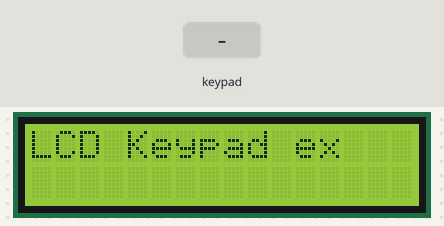
This sketch was run on a simulated Arduino Uno, built with avr-gcc and run on an emulated ATmega328P. On the bench: 16×2 character LCD. Wiring (inferred from the names in the program): 4×4 keypad with keys 1 2 3 A 4 5 6 B 7 8 9 C * 0 # D (labels assumed): rows pin 13, pin 12, pin 11, pin 10; columns pin 9, pin 8, pin 7, pin 6. The inputs (shaded band) are chosen by the test bench.

Above: at 1.2 s.
1.3 s: keypad keys 1 2 # pressed 0.4 s apart
At 3.3 s:
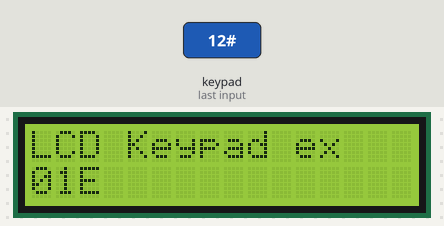
4.0 s: key '9' pressed
At 4.8 s:
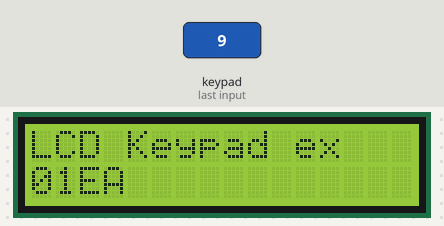
5.5 s: key 'C' pressed
At 5.9 s:
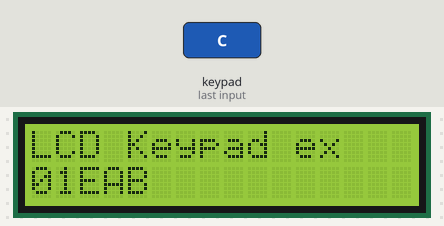
7.0 s: keypad keys 1 2 * pressed 0.4 s apart
At 8.8 s:
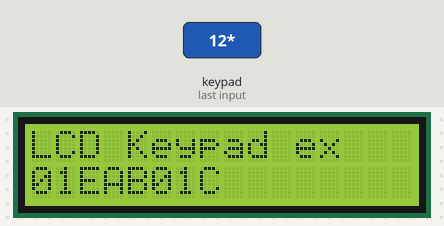
9.7 s: key '*' pressed
At 10.3 s:
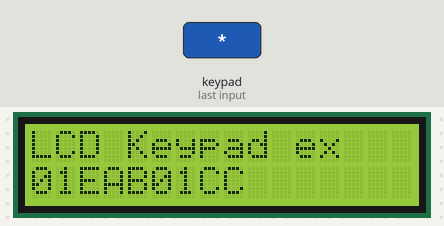
11.2 s: keypad keys 1 2 D pressed 0.4 s apart
At 13.2 s:
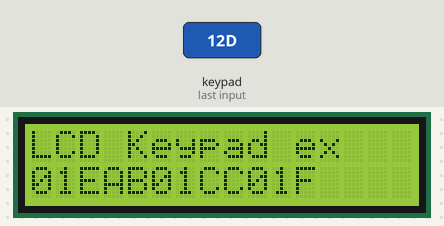
Timing chart, 0 to 14.7 s (numbered marks = the images above; inputs shaded):
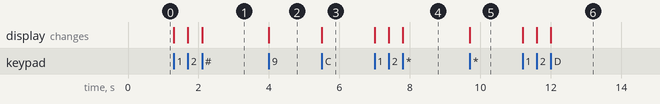

The sketch:

LCDKeypad.ino
```cpp
#include<LiquidCrystal.h>

int rs=5 , e=3, d4=2,d5=16, d6=15,d7=14;
LiquidCrystal lcd(rs, e, d4,d5,d6,d7);
int r1=13, r2=12, r3=11, r4=10 ;
int c1=9, c2=8, c3=7 ,c4=6 ;
/*
 * 0 1 2 3
 * 4 5 6 7
 * 8 9 A B
 * C D E F
 */

void setup()
{ lcd.begin(16,2); lcd.print("LCD Keypad ex" ) ;
  // all rows as OUTPUT, columns as INPUT, make all Columns HIGH
  pinMode(r1,OUTPUT);  pinMode(r2,OUTPUT);  pinMode(r3,OUTPUT);   pinMode(r4,OUTPUT);
  pinMode(c1,INPUT);   pinMode(c2,INPUT);   pinMode(c3,INPUT);    pinMode(c4,INPUT);
  digitalWrite(c1,HIGH);  digitalWrite(c2,HIGH);  digitalWrite(c3,HIGH);  digitalWrite(c4,HIGH);
  lcd.setCursor(0,1);
}

void loop(){
  //make ROW1 as LOW, rest all rows HIGH and check all the corresponding columns
  digitalWrite(r1,LOW);   digitalWrite(r2,HIGH);  digitalWrite(r3,HIGH); digitalWrite(r4,HIGH);
  if(digitalRead(c1)==LOW){ lcd.print("0"); delay(300);   }
  if(digitalRead(c2)==LOW){ lcd.print("1"); delay(300);   }
  if(digitalRead(c3)==LOW){ lcd.print("2"); delay(300);  }
  if(digitalRead(c4)==LOW){ lcd.print("3"); delay(300);  }

//make ROW2 as LOW, rest all rows HIGH and check all the corresponding columns
  digitalWrite(r1,HIGH);   digitalWrite(r2,LOW);  digitalWrite(r3,HIGH); digitalWrite(r4,HIGH);
  if(digitalRead(c1)==LOW){ lcd.print("4");  delay(300);  }
  if(digitalRead(c2)==LOW){ lcd.print("5");  delay(300);  }
  if(digitalRead(c3)==LOW){ lcd.print("6");  delay(300);  }
  if(digitalRead(c4)==LOW){ lcd.print("7");  delay(300);  }

//make ROW3 as LOW, rest all rows HIGH and check all the corresponding columns
 digitalWrite(r1,HIGH);   digitalWrite(r2,HIGH);  digitalWrite(r3,LOW); digitalWrite(r4,HIGH);
  if(digitalRead(c1)==LOW){ lcd.print("8"); delay(300);  }
  if(digitalRead(c2)==LOW){ lcd.print("9"); delay(300);  }
  if(digitalRead(c3)==LOW){ lcd.print("A"); delay(300);  }
  if(digitalRead(c4)==LOW){ lcd.print("B"); delay(300);  }

  //make ROW4 as LOW, rest all rows HIGH and check all the corresponding columns
 digitalWrite(r1,HIGH);   digitalWrite(r2,HIGH);  digitalWrite(r3,HIGH); digitalWrite(r4,LOW);
  if(digitalRead(c1)==LOW){ lcd.print("C"); delay(300);  }
  if(digitalRead(c2)==LOW){ lcd.print("D"); delay(300);  }
  if(digitalRead(c3)==LOW){ lcd.print("E"); delay(300);  }
  if(digitalRead(c4)==LOW){ lcd.print("F"); delay(300);  }
}
```

Measured:
- after the input at 1.3 s, the display: first changes at once (image 1 shows a later state)
- after the input at 4.0 s, the display: changes at once (image 2)
- after the input at 5.5 s, the display: changes at once (image 3)
- after the input at 7.0 s, the display: first changes at once (image 4 shows a later state)
- after the input at 9.7 s, the display: changes at once (image 5)
- after the input at 11.2 s, the display: first changes at once (image 6 shows a later state)
